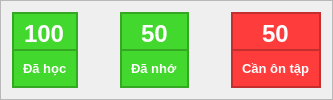
              <widget class="QFrame" name="frame_6">
               <property name="minimumSize">
                <size>
                 <width>0</width>
                 <height>100</height>
                </size>
               </property>
               <property name="frameShape">
                <enum>QFrame::StyledPanel</enum>
               </property>
               <property name="frameShadow">
                <enum>QFrame::Raised</enum>
               </property>
               <layout class="QHBoxLayout" name="horizontalLayout_3">
                <property name="spacing">
                 <number>42</number>
                </property>
                <item>
                 <widget class="QFrame" name="frame_9">
                  <property name="styleSheet">
                   <string notr="true">background-color: rgb(67, 216, 45);
color:#ffffff;</string>
                  </property>
                  <property name="frameShape">
                   <enum>QFrame::StyledPanel</enum>
                  </property>
                  <property name="frameShadow">
                   <enum>QFrame::Raised</enum>
                  </property>
                  <layout class="QVBoxLayout" name="verticalLayout_5">
                   <property name="spacing">
                    <number>0</number>
                   </property>
                   <property name="leftMargin">
                    <number>0</number>
                   </property>
                   <property name="topMargin">
                    <number>0</number>
                   </property>
                   <property name="rightMargin">
                    <number>0</number>
                   </property>
                   <property name="bottomMargin">
                    <number>0</number>
                   </property>
                   <item>
                    <widget class="QFrame" name="frame_13">
                     <property name="frameShape">
                      <enum>QFrame::StyledPanel</enum>
                     </property>
                     <property name="frameShadow">
                      <enum>QFrame::Raised</enum>
                     </property>
                     <layout class="QVBoxLayout" name="verticalLayout_10">
                      <property name="topMargin">
                       <number>4</number>
                      </property>
                      <property name="bottomMargin">
                       <number>0</number>
                      </property>
                      <item alignment="Qt::AlignHCenter">
                       <widget class="QLabel" name="label">
                        <property name="font">
                         <font>
                          <pointsize>18</pointsize>
                          <weight>75</weight>
                          <bold>true</bold>
                         </font>
                        </property>
                        <property name="text">
                         <string>100</string>
                        </property>
                       </widget>
                      </item>
                     </layout>
                    </widget>
                   </item>
                   <item>
                    <widget class="QFrame" name="frame_12">
                     <property name="frameShape">
                      <enum>QFrame::StyledPanel</enum>
                     </property>
                     <property name="frameShadow">
                      <enum>QFrame::Raised</enum>
                     </property>
                     <layout class="QVBoxLayout" name="verticalLayout_11">
                      <property name="topMargin">
                       <number>0</number>
                      </property>
                      <property name="bottomMargin">
                       <number>0</number>
                      </property>
                      <item alignment="Qt::AlignHCenter">
                       <widget class="QLabel" name="label_2">
                        <property name="font">
                         <font>
                          <pointsize>10</pointsize>
                          <weight>75</weight>
                          <bold>true</bold>
                         </font>
                        </property>
                        <property name="text">
                         <string>Đã học</string>
                        </property>
                       </widget>
                      </item>
                     </layout>
                    </widget>
                   </item>
                  </layout>
                 </widget>
                </item>
                <item>
                 <widget class="QFrame" name="frame_10">
                  <property name="styleSheet">
                   <string notr="true">background-color: rgb(67, 216, 45);
color:#ffffff;</string>
                  </property>
                  <property name="frameShape">
                   <enum>QFrame::StyledPanel</enum>
                  </property>
                  <property name="frameShadow">
                   <enum>QFrame::Raised</enum>
                  </property>
                  <layout class="QVBoxLayout" name="verticalLayout_6">
                   <property name="spacing">
                    <number>0</number>
                   </property>
                   <property name="leftMargin">
                    <number>0</number>
                   </property>
                   <property name="topMargin">
                    <number>0</number>
                   </property>
                   <property name="rightMargin">
                    <number>0</number>
                   </property>
                   <property name="bottomMargin">
                    <number>0</number>
                   </property>
                   <item>
                    <widget class="QFrame" name="frame_17">
                     <property name="frameShape">
                      <enum>QFrame::StyledPanel</enum>
                     </property>
                     <property name="frameShadow">
                      <enum>QFrame::Raised</enum>
                     </property>
                     <layout class="QVBoxLayout" name="verticalLayout_13">
                      <property name="topMargin">
                       <number>4</number>
                      </property>
                      <property name="bottomMargin">
                       <number>0</number>
                      </property>
                      <item alignment="Qt::AlignHCenter">
                       <widget class="QLabel" name="label_4">
                        <property name="font">
                         <font>
                          <pointsize>18</pointsize>
                          <weight>75</weight>
                          <bold>true</bold>
                         </font>
                        </property>
                        <property name="text">
                         <string>50</string>
                        </property>
                       </widget>
                      </item>
                     </layout>
                    </widget>
                   </item>
                   <item>
                    <widget class="QFrame" name="frame_16">
                     <property name="frameShape">
                      <enum>QFrame::StyledPanel</enum>
                     </property>
                     <property name="frameShadow">
                      <enum>QFrame::Raised</enum>
                     </property>
                     <layout class="QVBoxLayout" name="verticalLayout_12">
                      <item alignment="Qt::AlignHCenter">
                       <widget class="QLabel" name="label_5">
                        <property name="font">
                         <font>
                          <pointsize>10</pointsize>
                          <weight>75</weight>
                          <bold>true</bold>
                         </font>
                        </property>
                        <property name="text">
                         <string>Đã nhớ</string>
                        </property>
                       </widget>
                      </item>
                     </layout>
                    </widget>
                   </item>
                  </layout>
                 </widget>
                </item>
                <item>
                 <widget class="QFrame" name="frame_11">
                  <property name="styleSheet">
                   <string notr="true">background-color: rgb(255, 60, 60);
color:#ffffff;</string>
                  </property>
                  <property name="frameShape">
                   <enum>QFrame::StyledPanel</enum>
                  </property>
                  <property name="frameShadow">
                   <enum>QFrame::Raised</enum>
                  </property>
                  <layout class="QVBoxLayout" name="verticalLayout_7">
                   <property name="spacing">
                    <number>0</number>
                   </property>
                   <property name="leftMargin">
                    <number>0</number>
                   </property>
                   <property name="topMargin">
                    <number>0</number>
                   </property>
                   <property name="rightMargin">
                    <number>0</number>
                   </property>
                   <property name="bottomMargin">
                    <number>0</number>
                   </property>
                   <item>
                    <widget class="QFrame" name="frame_19">
                     <property name="font">
                      <font>
                       <pointsize>12</pointsize>
                       <weight>75</weight>
                       <bold>true</bold>
                      </font>
                     </property>
                     <property name="frameShape">
                      <enum>QFrame::StyledPanel</enum>
                     </property>
                     <property name="frameShadow">
                      <enum>QFrame::Raised</enum>
                     </property>
                     <layout class="QVBoxLayout" name="verticalLayout_14">
                      <property name="topMargin">
                       <number>4</number>
                      </property>
                      <property name="bottomMargin">
                       <number>0</number>
                      </property>
                      <item alignment="Qt::AlignHCenter">
                       <widget class="QLabel" name="label_6">
                        <property name="font">
                         <font>
                          <pointsize>18</pointsize>
                          <weight>75</weight>
                          <bold>true</bold>
                         </font>
                        </property>
                        <property name="text">
                         <string>50</string>
                        </property>
                       </widget>
                      </item>
                     </layout>
                    </widget>
                   </item>
                   <item>
                    <widget class="QFrame" name="frame_18">
                     <property name="font">
                      <font>
                       <weight>75</weight>
                       <bold>true</bold>
                      </font>
                     </property>
                     <property name="frameShape">
                      <enum>QFrame::StyledPanel</enum>
                     </property>
                     <property name="frameShadow">
                      <enum>QFrame::Raised</enum>
                     </property>
                     <layout class="QHBoxLayout" name="horizontalLayout_4">
                      <property name="topMargin">
                       <number>0</number>
                      </property>
                      <property name="bottomMargin">
                       <number>0</number>
                      </property>
                      <item alignment="Qt::AlignHCenter">
                       <widget class="QLabel" name="label_7">
                        <property name="font">
                         <font>
                          <pointsize>10</pointsize>
                          <weight>75</weight>
                          <bold>true</bold>
                         </font>
                        </property>
                        <property name="text">
                         <string>Cần ôn tập</string>
                        </property>
                       </widget>
                      </item>
                     </layout>
                    </widget>
                   </item>
                  </layout>
                 </widget>
                </item>
               </layout>
              </widget>
